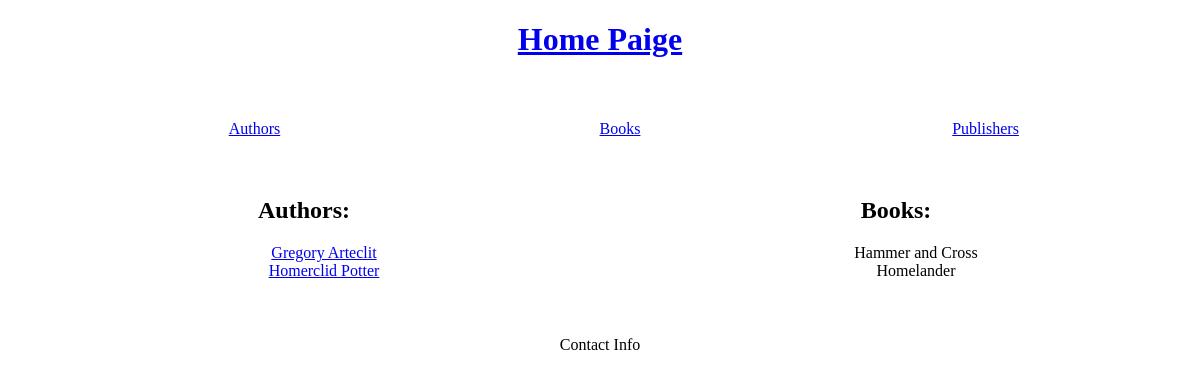
/books/, run on an earlier commit of the app's database.
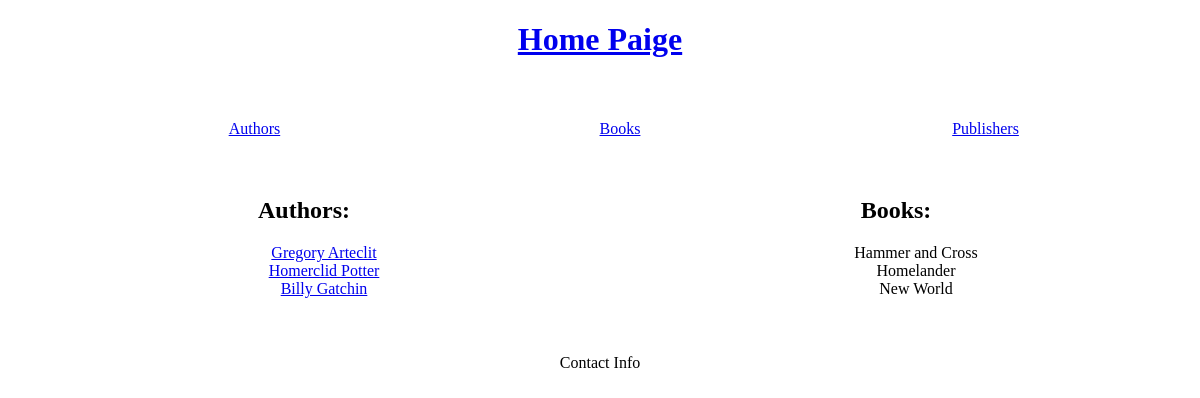
And on a later commit of the database.
### pages/models.py (models this page shows, shortened)
class Author(models.Model):
    name = models.CharField(max_length=100, unique=True)
    age = models.IntegerField()

class Book(models.Model):
    title = models.CharField(max_length=100, unique_for_date='publication_date')
    publication_date = models.DateField(blank=False)
    author = models.OneToOneField(
        Author,
        on_delete=models.CASCADE,
        related_name='books',
        related_query_name='books',
    )
    rating = models.FloatField(blank=True)
    category = models.ManyToManyField(
        Category,
        related_name='books',
        related_query_name='books',
    )
    class Meta:
        verbose_name = 'Book'
        verbose_name_plural = 'Books'
        ordering = ['publication_date']

### pages/views.py (the view)
# urls.py: path('books/', books, name='books'),
def books(request):
    all_books = Book.objects.all()
    authors = Author.objects.all()
    return render(request, 'books.html', {'books': all_books, 'authors': authors})

### templates/books.html (shortened to what this page needs)
{% extends 'base.html' %}
{% block content %}
    <h2>Books:</h2>
    <ul>
        {% for book in books %}
        <li>{{ book.title }}</li>
        {% endfor %}
    </ul>
{% endblock content %}

### templates/base.html (shortened to what this page needs)
<!DOCTYPE html>
<html lang="en">
<head>
</head>
<body>
    <header>
        {% block header %}
        <h1><a href="{% url 'home_page' %}">Home Paige</a></h1>
        {% endblock header %}
    </header>
    <nav>
        {% block nav_bar %}
        <ul class="nav_bar">
            <li><a href="{% url 'authors' %}">Authors</a></li>
            <li><a href="{% url 'books' %}">Books</a></li>
            <li><a href="{% url 'publishers' %}">Publishers</a></li>
        </ul>
        {% endblock nav_bar %}
    </nav>
    <main>
        <div>
            {% block sidebar %}
            <h2>Authors:</h2>
            <ul>
            {% for author in authors %}
                <li><a href="{% url 'authors_books_information' %}?author={{ author.name }}">{{ author.name }}</a></li>
            {% endfor %}
            </ul>
            {% endblock sidebar %}
        </div>
        <div>
            {% block content %}{% endblock content %}
        </div>
    </main>
    <footer>
        {% block footer %}
        <p>Contact Info</p>
        {% endblock footer %}
    </footer>
</body>
</html>

What changed in the data, as far as the page shows it:
added Author: name "Billy Gatchin"
added Book: title "New World"
